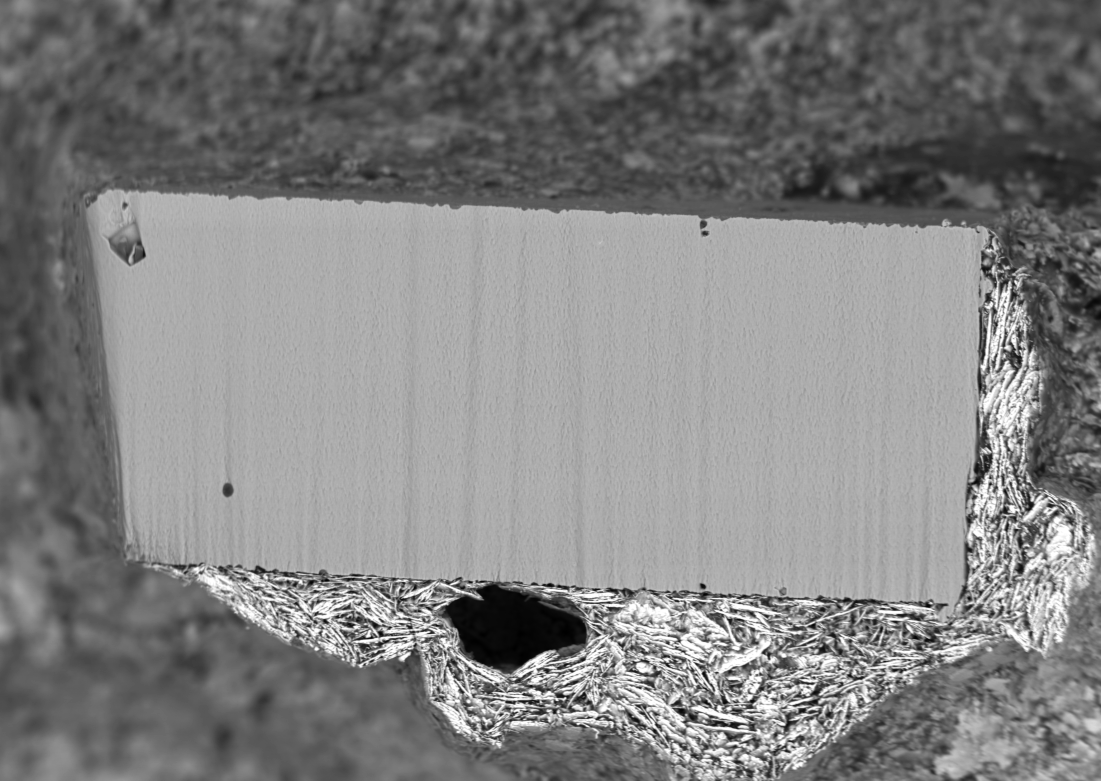
#> input picture 385_bse_resized.tiff, 1101 x 781 px; its folder holds only this picture in this run
$ python getCoordinates.py
#> lines starting #> are read from the running program, lines starting #| are printed output that depends on the picture
import numpy as np
import matplotlib.pyplot as plt
from skimage import io
import os


# Simple mouse click function to store coordinates
def onclick(event):
    global ix, iy
    ix, iy = event.xdata, event.ydata

    global img
    x = np.around(ix, 0).astype(np.uint32)
    y = np.around(iy, 0).astype(np.uint32)

    with open(txt_path, "a") as output:
        output.write(f"{x} {y}\n")
    print(np.loadtxt(txt_path, delimiter=" ")[-1])


def close(event):
    fig1.canvas.mpl_disconnect(cid)
    fig1.canvas.mpl_disconnect(qid)
    plt.close(1)


# Specify which image to look at
which = "bse_resized"
slice_id = 385
txt_path = f"ctr_pts_{which}.txt"
im_path = f"{slice_id}_{which}.tiff"
"""
# Old points
try:
    os.remove(txt_path)
except FileNotFoundError:
    pass
"""

# Open image and select points
img = io.imread(im_path)
#> img is the input picture: shape (781, 1101, 4); mean R, G, B, A 128.5, 128.5, 128.5, 255
fig1 = plt.figure(1, figsize=(12, 8))
ax1 = fig1.add_subplot(111)
ax1.imshow(img)
cid = fig1.canvas.mpl_connect("button_press_event", onclick)
qid = fig1.canvas.mpl_connect("close_event", close)
# plt.show()

# Save image with coordinates drawn on top
pts = np.loadtxt(txt_path, delimiter=" ")

fig2 = plt.figure(2)
ax2 = fig2.add_subplot(111)
ax2.imshow(img)
for i in range(pts.shape[0]):
    ax2.scatter(pts[i, 0], pts[i, 1], c="r", s=1)
    ax2.text(pts[i, 0] + 2, pts[i, 1] + 2, i)
fig2.savefig(f"{slice_id}_{which}_points.png")
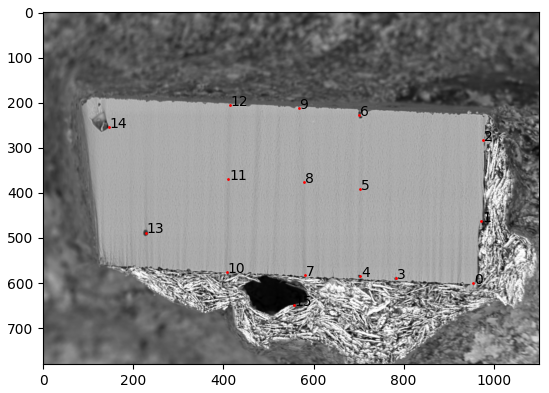
#> figure drawn by matplotlib, 1 panel
